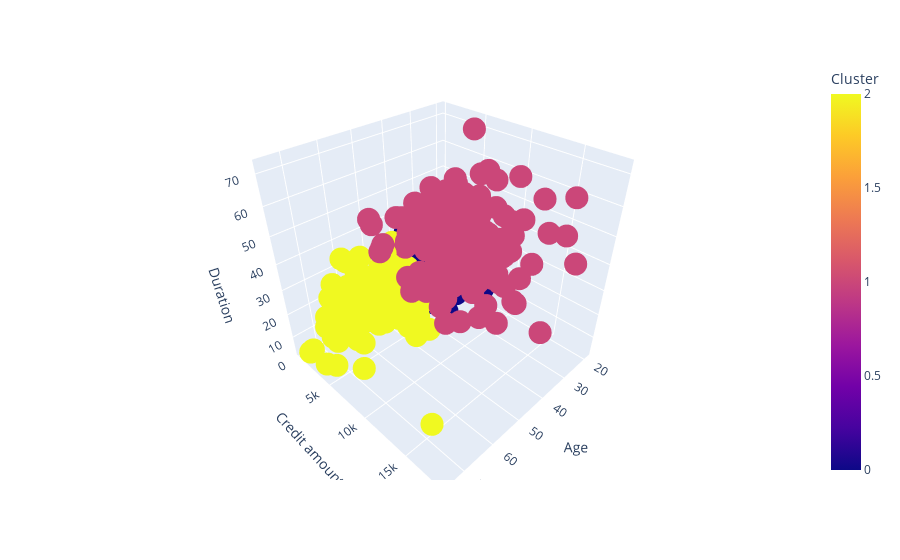

The notebook cell this image was saved under:
### Code cell
fig = px.scatter_3d(numerical_credit,
                    x='Age',
                    y='Credit amount',
                    z='Duration',
                    color = numerical_credit['Cluster'])
fig.show()

### Figure 1 — Plotly figure (JSON) as saved in the notebook; plotly's stock layout.template omitted (floating-point values rounded to 4 significant figures; data arrays with more than 128 entries replaced by an {"elided": "..."} marker saying what was removed)
{"data": [{"hovertemplate": "Age=%{x}<br>Credit amount=%{y}<br>Duration=%{z}<br>Cluster=%{marker.color}<extra></extra>", "legendgroup": "", "marker": {"color": {"elided": "1000 int values"}, "coloraxis": "coloraxis", "symbol": "circle"}, "mode": "markers", "name": "", "scene": "scene", "showlegend": false, "type": "scatter3d", "x": {"elided": "1000 int values"}, "y": {"elided": "1000 int values"}, "z": {"elided": "1000 int values"}}], "layout": {"coloraxis": {"colorbar": {"title": {"text": "Cluster"}}, "colorscale": [[0, "#0d0887"], [0.1111, "#46039f"], [0.2222, "#7201a8"], [0.3333, "#9c179e"], [0.4444, "#bd3786"], [0.5556, "#d8576b"], [0.6667, "#ed7953"], [0.7778, "#fb9f3a"], [0.8889, "#fdca26"], [1, "#f0f921"]]}, "legend": {"tracegroupgap": 0}, "margin": {"t": 60}, "scene": {"domain": {"x": [0, 1], "y": [0, 1]}, "xaxis": {"title": {"text": "Age"}}, "yaxis": {"title": {"text": "Credit amount"}}, "zaxis": {"title": {"text": "Duration"}}}}}
